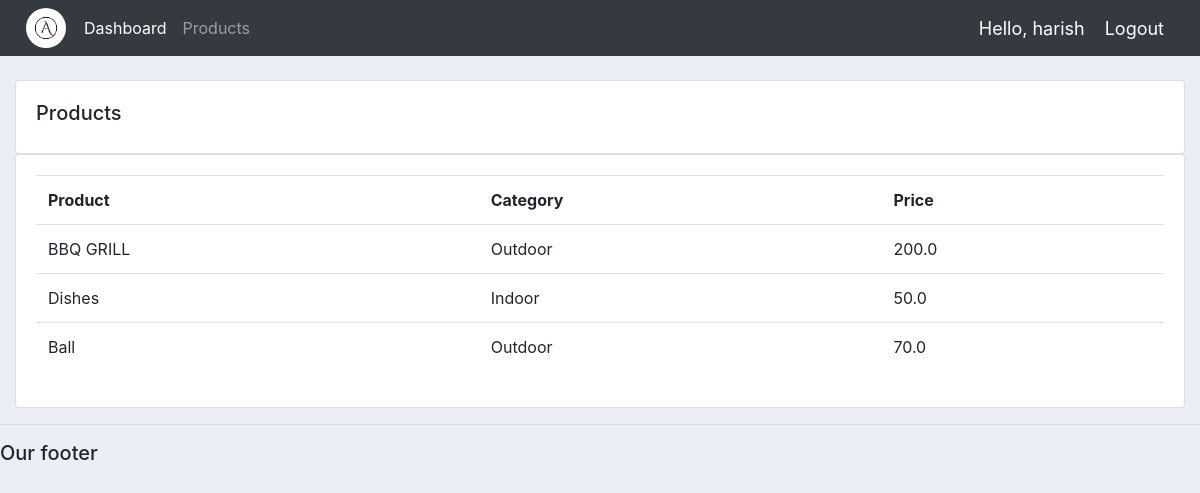
Screenshot of /products/ (signed in) with the database file from the repository.
### accounts/models.py (models this page shows, shortened)
class Product(models.Model):
  CATEGORY=(
    ('Indoor','Indoor'),
    ('Outdoor','Outdoor'),
  )
  name=models.CharField(max_length=200, null=True)
  price=models.FloatField(max_length=200, null=True)
  category=models.CharField(max_length=200,null=True,choices=CATEGORY)
  description=models.CharField(max_length=200, null=True, blank=True)
  date_created=models.DateTimeField(auto_now_add=True,null=True)
  tag=models.ManyToManyField(Tag)

### accounts/decorators.py (the view)
    def wrapper_func(request,*args,**kwargs):
      group = None
      if request.user.groups.exists():
        group=request.user.groups.all()[0].name
      if group in allowed_roles:
        return view_func(request,*args,**kwargs)
      else:
        return HttpResponse('You are not authorized to this page')

### accounts/views.py (called while the page is built)
@login_required(login_url='login')
@allowed_users(allowed_roles=['admin'])
def products(request):
  products=Product.objects.all()
  return render(request,'./accounts/products.html',{'products':products})

### accounts/templates/accounts/products.html
{% extends 'accounts/main.html' %} {% block content %}
<br />
<div class="row">
  <div class="col-md">
    <div class="card card-body">
      <h5>Products</h5>
    </div>
    <div class="card card-body">
      <table class="table">
        <tr>
          <th>Product</th>
          <th>Category</th>
          <th>Price</th>
        </tr>
        {% for i in products %}
        <tr>
          <td>{{i.name}}</td>
          <td>{{i.category}}</td>
          <td>{{i.price}}</td>
        </tr>
        {% endfor %}
      </table>
    </div>
  </div>
</div>
{% endblock content %}

### accounts/templates/accounts/navbar.html (shortened to what this page needs)
{% load static %}
<nav class="navbar navbar-expand-lg navbar-dark bg-dark">
  <img src="{% static 'images/logo.png' %}" id="logo" />
  <div class="collapse navbar-collapse" id="navbarNav">
    <ul class="navbar-nav">
      {% if request.user.is_staff %}
      <li class="nav-item active">
        <a class="nav-link" href="{% url 'home' %}">Dashboard</a>
      </li>
      <li class="nav-item">
        <a class="nav-link" href="{% url 'products' %}">Products</a>
      </li>
      {% else %}
      <li class="nav-item">
        <a class="nav-link" href="{% url 'account' %}">Settings</a>
      </li>
      {% endif %}
    </ul>
  </div>
  <span class="hello-msg">Hello, {{request.user}}</span>
  <span><a class="hello-msg" href="{% url 'logout' %}">Logout</a></span>
</nav>

### static/css/main.css (style rules this page uses)
#logo { border-radius: 50%; width: 40px; margin-left: 10px; margin-right: 10px; }
body { background-color: #ebeff5; }

### accounts/templates/accounts/navbar.html (style rules this page uses)
.hello-msg { font-size: 18px; color: #fff; margin-right: 20px; }
#logo { border-radius: 50%; width: 40px; margin-left: 10px; margin-right: 10px; }

### rows the page displays
Product: name "BBQ GRILL", category "Outdoor", price "200.0"
Product: name "Dishes", category "Indoor", price "50.0"
Product: name "Ball", category "Outdoor", price "70.0"

### other values shown
{{ request.user }} "harish"
